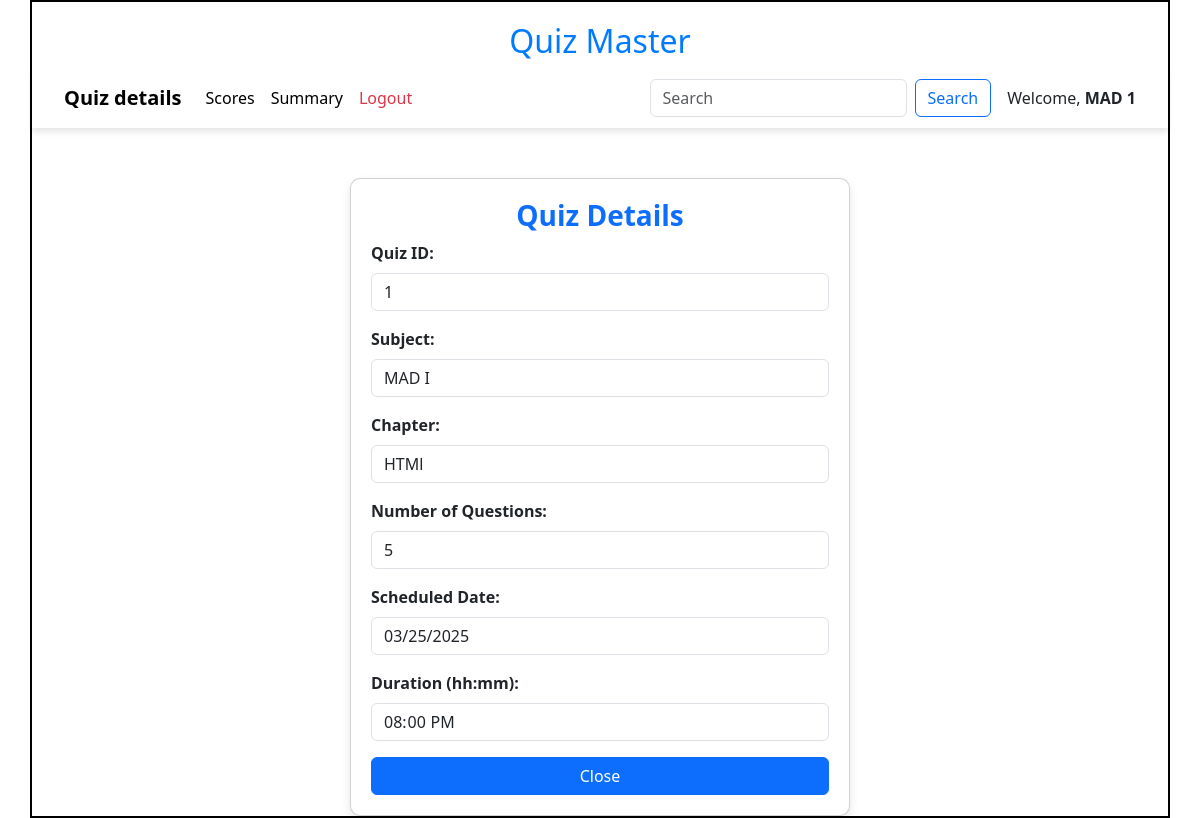
The app's page /view_quiz/1/MAD 1, older data.
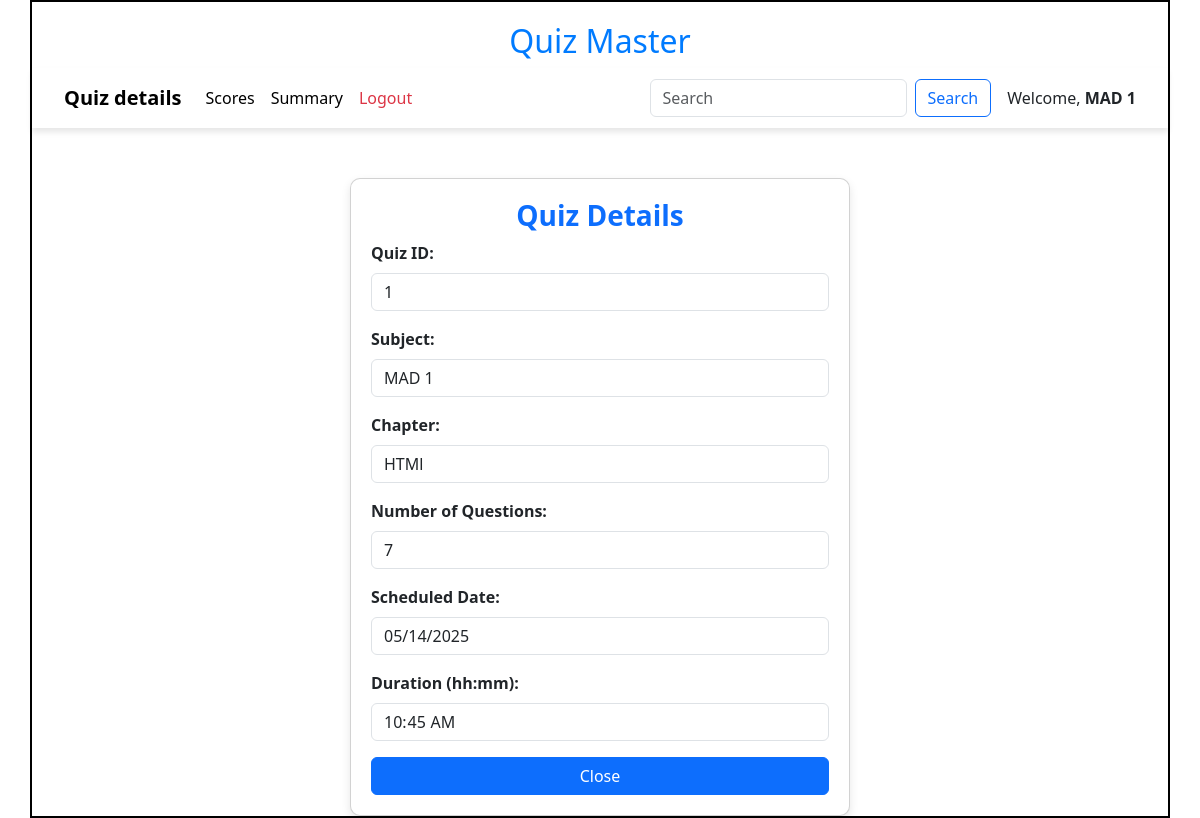
The same page, newer data.
### models/models.py (models this page shows)
class Quiz(db.Model):
    id=db.Column(db.Integer,primary_key=True)
    Chapter_id = db.Column(db.Integer,db.ForeignKey("chapter.id"),nullable=False)
    date_of_quiz = db.Column(db.Date(),nullable=False)
    time_duration = db.Column(db.Time(),nullable =False)
    remarks=db.Column(db.String)
    scores= db.relationship("Score",cascade="all,delete",backref="quiz",lazy=True)
    questions = db.relationship("Question",cascade="all,delete",backref="quiz",lazy=True)

class Subject(db.Model):
    id=db.Column(db.Integer,primary_key=True)
    name=db.Column(db.String,unique=True,nullable=False)
    description=db.Column(db.String)
    chapters = db.relationship("Chapter",cascade="all,delete",backref="subject",lazy=True)

class Chapter(db.Model):
    id=db.Column(db.Integer,primary_key=True)
    name=db.Column(db.String,unique=True,nullable=False)
    description=db.Column(db.String)
    Subject_id = db.Column(db.Integer,db.ForeignKey("subject.id"),nullable=False)
    quizes = db.relationship("Quiz",cascade="all,delete",backref="chapter",lazy=True)

### controllers/controller.py (the view)
@app.route('/view_quiz/<id>/<name>')
def view_quiz(id,name):
    quiz = get_quiz(id)
    chapter = Chapter.query.filter_by(id=quiz.Chapter_id).first()
    subject = Subject.query.filter_by(id=chapter.Subject_id).first()
    return render_template("quiz_details.html",quiz=quiz,name=name,chapter=chapter,subject=subject)

### controllers/controller.py (called while the page is built)
def  get_quiz(id):
    quiz = Quiz.query.filter_by(id=id).first()
    return quiz

### templates/quiz_details.html (shortened to what this page needs)
<!DOCTYPE html>
<html lang="en">
<head>
    <link href="https://cdn.jsdelivr.net/npm/bootstrap@5.3.3/dist/css/bootstrap.min.css" rel="stylesheet">
    <link rel="stylesheet" href="/static/css/style.css">
</head>
<body>
    <div id="container">
        <h1 id="heading">Quiz Master</h1>
        <nav class="navbar navbar-expand-lg navbar-light bg-white" style="box-shadow: 0px 4px 6px rgba(0, 0, 0, 0.1);
            padding: 10px 20px;">
            <div class="container-fluid">
                <a class="navbar-brand" href="#"><b>Quiz details</b></a>
                <div class="collapse navbar-collapse" id="navbarNav">
                    <ul class="navbar-nav me-auto">
                        <li class="nav-item">
                            <a class="nav-link active" href="/user_scores/{{ name }}">Scores</a>
                        </li>
                        <li class="nav-item">
                            <a class="nav-link active" href="#">Summary</a>
                        </li>
                        <li class="nav-item">
                            <a class="nav-link text-danger" href="/login">Logout</a>
                        </li>
                    </ul>
                    <form class="d-flex" method="POST" action="/search/{{name}}">
                        <input class="form-control me-2" type="search" placeholder="Search" name="search_txt" id="search_txt">
                        <button class="btn btn-outline-primary" type="submit">Search</button>
                    </form>
                </div>
                <span class="ms-3">Welcome, <strong>{{name}}</strong></span>
            </div>
        </nav>
        <div id="quiz_detail-panel" style="margin: auto;margin-top: 50px; width: 500px;">
            <div class="card">
                <h3 class="text-center text-primary fw-bold">Quiz Details</h3>
            <form action="/view_quiz/{{quiz.id}}/{{name}}" method="POST">
                <div class="mb-3">
                    <label class="form-label"><b>Quiz ID:</b></label>
                    <input type="text" class="form-control" value="{{quiz.id}}" readonly>
                </div>
                <div class="mb-3">
                    <label class="form-label"><b>Subject:</b></label>
                    <input type="text" class="form-control" value="{{subject.name}}" readonly>
                </div>
                <div class="mb-3">
                    <label class="form-label"><b>Chapter:</b></label>
                    <input type="text" class="form-control" value="{{chapter.name}}" readonly>
                </div>
                <div class="mb-3">
                    <label class="form-label"><b>Number of Questions:</b></label>
                    <input type="text" class="form-control" value="{{quiz.questions | length}}" readonly>
                </div>
                <div class="mb-3">
                    <label class="form-label"><b>Scheduled Date:</b></label>
                    <input type="date" class="form-control" value="{{quiz.date_of_quiz}}" readonly>
                </div>
                <div class="mb-3">
                    <label class="form-label"><b>Duration (hh:mm):</b></label>
                    <input type="time" class="form-control" value="{{quiz.time_duration}}" readonly>
                </div>
                <div class="d-grid">
                    <a href="/user/{{name}}" class="btn btn-primary btn-custom">Close</a>
                </div>
            </form>
            </div>
        </div>
    </div>
</body>
</html>

### static/css/style.css (style rules this page uses)
* { margin: 0px }
#container { border: 2px solid black; margin: auto; min-height: 700px; width: 95%; }
#heading { text-align: center; font-size: 2rem; margin-top: 20px; color: #007bff; }
.navbar { box-shadow: 0px 4px 6px rgba(0, 0, 0, 0.1); padding: 10px 20px; }
.card { box-shadow: 0px 4px 8px rgba(0, 0, 0, 0.1); transition: transform 0.2s ease-in-out; border-radius: 10px; }

### templates/quiz_details.html (style rules this page uses)
.card { padding: 20px; border-radius: 10px; box-shadow: 0px 4px 10px rgba(0, 0, 0, 0.1); }

Row changes from the older to the newer data that the page shows:
removed Subject: name "MAD I"
added Subject: name "MAD 1"
changed Quiz id 1: date_of_quiz "03/25/2025" → "05/14/2025"; time_duration "20:00:00" → "10:45:00"
Text that changed along with them:
form field questions|length: "5" → "7"
{{ name }}: "MAD 1" → (not shown)
